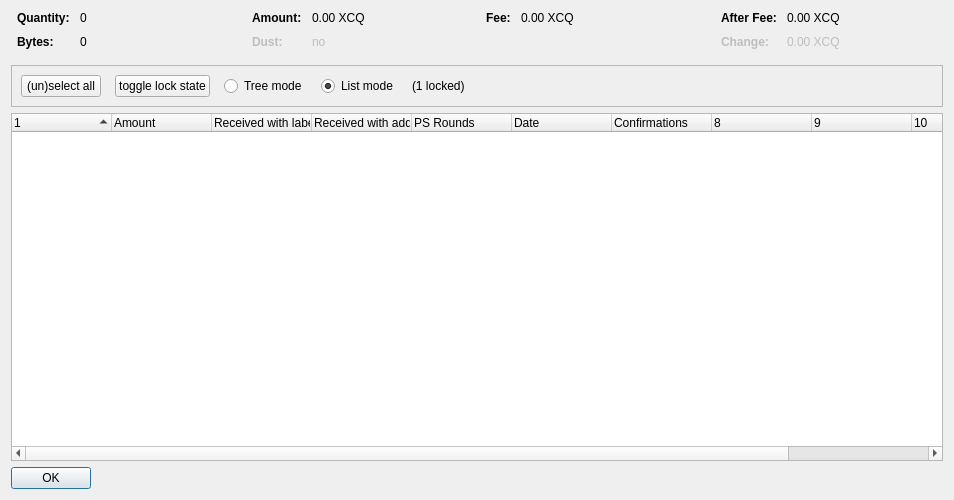
<?xml version="1.0" encoding="UTF-8"?>
<ui version="4.0">
 <class>CoinControlDialog</class>
 <widget class="QDialog" name="CoinControlDialog">
  <property name="geometry">
   <rect>
    <x>0</x>
    <y>0</y>
    <width>954</width>
    <height>500</height>
   </rect>
  </property>
  <property name="windowTitle">
   <string>Coin Selection</string>
  </property>
  <layout class="QVBoxLayout" name="verticalLayout">
   <item>
    <layout class="QHBoxLayout" name="horizontalLayoutTop" stretch="0,0,0,0">
     <property name="topMargin">
      <number>0</number>
     </property>
     <property name="bottomMargin">
      <number>10</number>
     </property>
     <item>
      <layout class="QFormLayout" name="formLayoutCoinControl1">
       <property name="horizontalSpacing">
        <number>10</number>
       </property>
       <property name="verticalSpacing">
        <number>10</number>
       </property>
       <property name="leftMargin">
        <number>6</number>
       </property>
       <property name="rightMargin">
        <number>6</number>
       </property>
       <item row="0" column="0">
        <widget class="QLabel" name="labelCoinControlQuantityText">
         <property name="font">
          <font>
           <weight>75</weight>
           <bold>true</bold>
          </font>
         </property>
         <property name="text">
          <string>Quantity:</string>
         </property>
        </widget>
       </item>
       <item row="0" column="1">
        <widget class="QLabel" name="labelCoinControlQuantity">
         <property name="cursor">
          <cursorShape>IBeamCursor</cursorShape>
         </property>
         <property name="contextMenuPolicy">
          <enum>Qt::ActionsContextMenu</enum>
         </property>
         <property name="text">
          <string notr="true">0</string>
         </property>
         <property name="textInteractionFlags">
          <set>Qt::LinksAccessibleByMouse|Qt::TextSelectableByKeyboard|Qt::TextSelectableByMouse</set>
         </property>
        </widget>
       </item>
       <item row="1" column="0">
        <widget class="QLabel" name="labelCoinControlBytesText">
         <property name="font">
          <font>
           <weight>75</weight>
           <bold>true</bold>
          </font>
         </property>
         <property name="text">
          <string>Bytes:</string>
         </property>
        </widget>
       </item>
       <item row="1" column="1">
        <widget class="QLabel" name="labelCoinControlBytes">
         <property name="cursor">
          <cursorShape>IBeamCursor</cursorShape>
         </property>
         <property name="contextMenuPolicy">
          <enum>Qt::ActionsContextMenu</enum>
         </property>
         <property name="text">
          <string notr="true">0</string>
         </property>
         <property name="textInteractionFlags">
          <set>Qt::LinksAccessibleByMouse|Qt::TextSelectableByKeyboard|Qt::TextSelectableByMouse</set>
         </property>
        </widget>
       </item>
      </layout>
     </item>
     <item>
      <layout class="QFormLayout" name="formLayoutCoinControl2">
       <property name="horizontalSpacing">
        <number>10</number>
       </property>
       <property name="verticalSpacing">
        <number>10</number>
       </property>
       <property name="leftMargin">
        <number>6</number>
       </property>
       <property name="rightMargin">
        <number>6</number>
       </property>
       <item row="0" column="0">
        <widget class="QLabel" name="labelCoinControlAmountText">
         <property name="font">
          <font>
           <weight>75</weight>
           <bold>true</bold>
          </font>
         </property>
         <property name="text">
          <string>Amount:</string>
         </property>
        </widget>
       </item>
       <item row="0" column="1">
        <widget class="QLabel" name="labelCoinControlAmount">
         <property name="cursor">
          <cursorShape>IBeamCursor</cursorShape>
         </property>
         <property name="contextMenuPolicy">
          <enum>Qt::ActionsContextMenu</enum>
         </property>
         <property name="text">
          <string notr="true">0.00 XCQ</string>
         </property>
         <property name="textInteractionFlags">
          <set>Qt::LinksAccessibleByMouse|Qt::TextSelectableByKeyboard|Qt::TextSelectableByMouse</set>
         </property>
        </widget>
       </item>
       <item row="1" column="0">
        <widget class="QLabel" name="labelCoinControlLowOutputText">
         <property name="enabled">
          <bool>false</bool>
         </property>
         <property name="font">
          <font>
           <weight>75</weight>
           <bold>true</bold>
          </font>
         </property>
         <property name="text">
          <string>Dust:</string>
         </property>
        </widget>
       </item>
       <item row="1" column="1">
        <widget class="QLabel" name="labelCoinControlLowOutput">
         <property name="enabled">
          <bool>false</bool>
         </property>
         <property name="cursor">
          <cursorShape>IBeamCursor</cursorShape>
         </property>
         <property name="contextMenuPolicy">
          <enum>Qt::ActionsContextMenu</enum>
         </property>
         <property name="text">
          <string notr="true">no</string>
         </property>
         <property name="textInteractionFlags">
          <set>Qt::LinksAccessibleByMouse|Qt::TextSelectableByKeyboard|Qt::TextSelectableByMouse</set>
         </property>
        </widget>
       </item>
      </layout>
     </item>
     <item>
      <layout class="QFormLayout" name="formLayoutCoinControl3">
       <property name="horizontalSpacing">
        <number>10</number>
       </property>
       <property name="verticalSpacing">
        <number>10</number>
       </property>
       <property name="leftMargin">
        <number>6</number>
       </property>
       <property name="rightMargin">
        <number>6</number>
       </property>
       <item row="0" column="0">
        <widget class="QLabel" name="labelCoinControlFeeText">
         <property name="font">
          <font>
           <weight>75</weight>
           <bold>true</bold>
          </font>
         </property>
         <property name="text">
          <string>Fee:</string>
         </property>
        </widget>
       </item>
       <item row="0" column="1">
        <widget class="QLabel" name="labelCoinControlFee">
         <property name="cursor">
          <cursorShape>IBeamCursor</cursorShape>
         </property>
         <property name="contextMenuPolicy">
          <enum>Qt::ActionsContextMenu</enum>
         </property>
         <property name="text">
          <string notr="true">0.00 XCQ</string>
         </property>
         <property name="textInteractionFlags">
          <set>Qt::LinksAccessibleByMouse|Qt::TextSelectableByKeyboard|Qt::TextSelectableByMouse</set>
         </property>
        </widget>
       </item>
      </layout>
     </item>
     <item>
      <layout class="QFormLayout" name="formLayoutCoinControl4">
       <property name="horizontalSpacing">
        <number>10</number>
       </property>
       <property name="verticalSpacing">
        <number>10</number>
       </property>
       <property name="leftMargin">
        <number>6</number>
       </property>
       <property name="rightMargin">
        <number>6</number>
       </property>
       <item row="0" column="0">
        <widget class="QLabel" name="labelCoinControlAfterFeeText">
         <property name="font">
          <font>
           <weight>75</weight>
           <bold>true</bold>
          </font>
         </property>
         <property name="text">
          <string>After Fee:</string>
         </property>
        </widget>
       </item>
       <item row="0" column="1">
        <widget class="QLabel" name="labelCoinControlAfterFee">
         <property name="cursor">
          <cursorShape>IBeamCursor</cursorShape>
         </property>
         <property name="contextMenuPolicy">
          <enum>Qt::ActionsContextMenu</enum>
         </property>
         <property name="text">
          <string notr="true">0.00 XCQ</string>
         </property>
         <property name="textInteractionFlags">
          <set>Qt::LinksAccessibleByMouse|Qt::TextSelectableByKeyboard|Qt::TextSelectableByMouse</set>
         </property>
        </widget>
       </item>
       <item row="1" column="0">
        <widget class="QLabel" name="labelCoinControlChangeText">
         <property name="enabled">
          <bool>false</bool>
         </property>
         <property name="font">
          <font>
           <weight>75</weight>
           <bold>true</bold>
          </font>
         </property>
         <property name="text">
          <string>Change:</string>
         </property>
        </widget>
       </item>
       <item row="1" column="1">
        <widget class="QLabel" name="labelCoinControlChange">
         <property name="enabled">
          <bool>false</bool>
         </property>
         <property name="cursor">
          <cursorShape>IBeamCursor</cursorShape>
         </property>
         <property name="contextMenuPolicy">
          <enum>Qt::ActionsContextMenu</enum>
         </property>
         <property name="text">
          <string notr="true">0.00 XCQ</string>
         </property>
         <property name="textInteractionFlags">
          <set>Qt::LinksAccessibleByMouse|Qt::TextSelectableByKeyboard|Qt::TextSelectableByMouse</set>
         </property>
        </widget>
       </item>
      </layout>
     </item>
    </layout>
   </item>
   <item>
    <widget class="QFrame" name="frame">
     <property name="minimumSize">
      <size>
       <width>0</width>
       <height>40</height>
      </size>
     </property>
     <property name="frameShape">
      <enum>QFrame::StyledPanel</enum>
     </property>
     <property name="frameShadow">
      <enum>QFrame::Sunken</enum>
     </property>
     <layout class="QHBoxLayout" name="horizontalLayout">
      <item>
       <layout class="QHBoxLayout" name="horizontalLayoutPanel" stretch="0,0,0,0,0,0">
        <property name="spacing">
         <number>14</number>
        </property>
        <item>
         <widget class="QPushButton" name="pushButtonSelectAll">
          <property name="sizePolicy">
           <sizepolicy hsizetype="Maximum" vsizetype="Fixed">
            <horstretch>0</horstretch>
            <verstretch>0</verstretch>
           </sizepolicy>
          </property>
          <property name="text">
           <string>(un)select all</string>
          </property>
          <property name="autoDefault">
           <bool>false</bool>
          </property>
         </widget>
        </item>
        <item>
         <widget class="QPushButton" name="pushButtonToggleLock">
          <property name="sizePolicy">
           <sizepolicy hsizetype="Maximum" vsizetype="Fixed">
            <horstretch>0</horstretch>
            <verstretch>0</verstretch>
           </sizepolicy>
          </property>
          <property name="text">
           <string>toggle lock state</string>
          </property>
          <property name="autoDefault">
           <bool>false</bool>
          </property>
         </widget>
        </item>
        <item>
         <widget class="QRadioButton" name="radioTreeMode">
          <property name="sizePolicy">
           <sizepolicy hsizetype="Maximum" vsizetype="Fixed">
            <horstretch>0</horstretch>
            <verstretch>0</verstretch>
           </sizepolicy>
          </property>
          <property name="text">
           <string>Tree mode</string>
          </property>
         </widget>
        </item>
        <item>
         <widget class="QRadioButton" name="radioListMode">
          <property name="sizePolicy">
           <sizepolicy hsizetype="Maximum" vsizetype="Fixed">
            <horstretch>0</horstretch>
            <verstretch>0</verstretch>
           </sizepolicy>
          </property>
          <property name="text">
           <string>List mode</string>
          </property>
          <property name="checked">
           <bool>true</bool>
          </property>
         </widget>
        </item>
        <item>
         <widget class="QLabel" name="labelLocked">
          <property name="text">
           <string>(1 locked)</string>
          </property>
         </widget>
        </item>
        <item>
         <spacer name="horizontalSpacer">
          <property name="orientation">
           <enum>Qt::Horizontal</enum>
          </property>
          <property name="sizeHint" stdset="0">
           <size>
            <width>40</width>
            <height>20</height>
           </size>
          </property>
         </spacer>
        </item>
       </layout>
      </item>
     </layout>
    </widget>
   </item>
   <item>
    <widget class="CoinControlTreeWidget" name="treeWidget">
     <property name="contextMenuPolicy">
      <enum>Qt::CustomContextMenu</enum>
     </property>
     <property name="sortingEnabled">
      <bool>false</bool>
     </property>
     <property name="columnCount">
      <number>11</number>
     </property>
     <attribute name="headerShowSortIndicator" stdset="0">
      <bool>true</bool>
     </attribute>
     <attribute name="headerStretchLastSection">
      <bool>false</bool>
     </attribute>
     <column>
      <property name="text">
       <string/>
      </property>
     </column>
     <column>
      <property name="text">
       <string>Amount</string>
      </property>
     </column>
     <column>
      <property name="text">
       <string>Received with label</string>
      </property>
     </column>
     <column>
      <property name="text">
       <string>Received with address</string>
      </property>
     </column>
     <column>
      <property name="text">
       <string>PS Rounds</string>
      </property>
     </column>
     <column>
      <property name="text">
       <string>Date</string>
      </property>
     </column>
     <column>
      <property name="text">
       <string>Confirmations</string>
      </property>
      <property name="toolTip">
       <string>Confirmed</string>
      </property>
     </column>
     <column>
      <property name="text">
       <string/>
      </property>
     </column>
     <column>
      <property name="text">
       <string/>
      </property>
     </column>
     <column>
      <property name="text">
       <string/>
      </property>
     </column>
     <column>
      <property name="text">
       <string/>
      </property>
     </column>
    </widget>
   </item>
   <item>
    <widget class="QDialogButtonBox" name="buttonBox">
     <property name="sizePolicy">
      <sizepolicy hsizetype="Maximum" vsizetype="Fixed">
       <horstretch>0</horstretch>
       <verstretch>0</verstretch>
      </sizepolicy>
     </property>
     <property name="orientation">
      <enum>Qt::Horizontal</enum>
     </property>
     <property name="standardButtons">
      <set>QDialogButtonBox::Ok</set>
     </property>
    </widget>
   </item>
  </layout>
 </widget>
 <customwidgets>
  <customwidget>
   <class>CoinControlTreeWidget</class>
   <extends>QTreeWidget</extends>
   <header>coincontroltreewidget.h</header>
  </customwidget>
 </customwidgets>
 <resources/>
 <connections/>
</ui>
